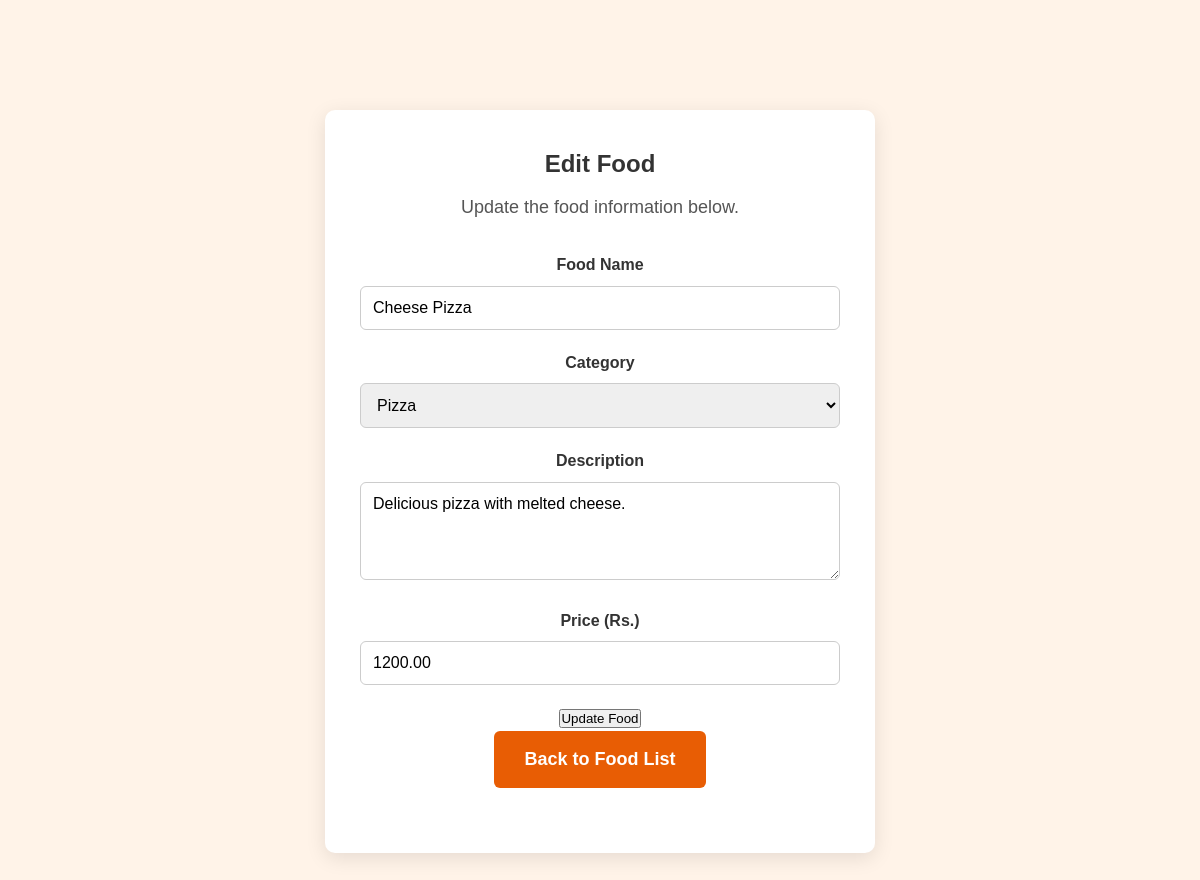
The page /admin/foods/edit-food.php?id=2 on the database its author committed.
### tables this page shows
CREATE TABLE IF NOT EXISTS foods (
    id INT AUTO_INCREMENT PRIMARY KEY,
    category_id INT NOT NULL,
    name VARCHAR(100) NOT NULL,
    description TEXT,
    price DECIMAL(10,2) NOT NULL,
    image VARCHAR(255),

    CONSTRAINT fk_food_category
        FOREIGN KEY (category_id)
        REFERENCES categories(id)
        ON UPDATE CASCADE
        ON DELETE RESTRICT
);

CREATE TABLE IF NOT EXISTS categories (
    id INT AUTO_INCREMENT PRIMARY KEY,
    name VARCHAR(100) NOT NULL UNIQUE,
    description TEXT
);

### admin/foods/edit-food.php (the view, shortened to what this page needs)
<?php
require_once "../../config/db.php";
$foodId = filter_input(INPUT_GET, "id", FILTER_VALIDATE_INT);
$stmt = mysqli_prepare(
    $conn,
    "SELECT id, category_id, name, description, price
     FROM foods
     WHERE id = ?"
);
mysqli_stmt_bind_param($stmt, "i", $foodId);
mysqli_stmt_execute($stmt);
$result = mysqli_stmt_get_result($stmt);
$food = mysqli_fetch_assoc($result);
$categoryResult = mysqli_query(
    $conn,
    "SELECT id, name FROM categories ORDER BY name ASC"
);
?>
<!DOCTYPE html>
<html lang="en">
<head>
    <link rel="stylesheet" href="../assets/css/style.css">
</head>
<body>
<section class="add-food-section">
    <div class="add-food-container">
        <h1>Edit Food</h1>
        <p>Update the food information below.</p>
        <form method="POST">
            <div class="form-group">
                <label for="name">Food Name</label>
                <input
                    type="text"
                    id="name"
                    name="name"
                    value="<?= htmlspecialchars((string)$food["name"]) ?>"
                    required
                >
            </div>
            <div class="form-group">
                <label for="category_id">Category</label>
                <select id="category_id" name="category_id" required>
                    <?php while ($category = mysqli_fetch_assoc($categoryResult)): ?>
                        <option
                            value="<?= (int)$category["id"] ?>"
                            <?= (string)$food["category_id"] === (string)$category["id"] ? "selected" : "" ?>
                        >
                            <?= htmlspecialchars($category["name"]) ?>
                        </option>
                    <?php endwhile; ?>
                </select>
            </div>
            <div class="form-group">
                <label for="description">Description</label>
                <textarea
                    id="description"
                    name="description"
                    rows="4"
                ><?= htmlspecialchars((string)$food["description"]) ?></textarea>
            </div>
            <div class="form-group">
                <label for="price">Price (Rs.)</label>
                <input
                    type="number"
                    id="price"
                    name="price"
                    min="0.01"
                    step="0.01"
                    value="<?= htmlspecialchars((string)$food["price"]) ?>"
                    required
                >
            </div>
            <button type="submit" class="btn">
                Update Food
            </button>
        </form>
        <p class="back-link">
            <a href="foods.php">Back to Food List</a>
        </p>
    </div>
</section>
</body>
</html>

### assets/css/style.css (style rules this page uses)
* { margin: 0; padding: 0; box-sizing: border-box; }
html { scroll-behavior: smooth; }
body { font-family: Arial, sans-serif; line-height: 1.6; background-color: #ffffff; color: #333333; }
a { text-decoration: none; color: inherit; }
body > section:first-of-type { text-align: center; padding: 110px 20px; background-color: #fff3e8; }
body > section:first-of-type p { font-size: 18px; max-width: 650px; margin: 0 auto 30px; color: #555555; }
body > section:first-of-type a { display: inline-block; padding: 14px 30px; background-color: #e85d04; color: #ffffff; border-radius: 6px; font-weight: bold; transition: background-color 0.3s ease, transform 0.3s ease; }
section { padding: 70px 60px; }
.form-group { margin-bottom: 20px; }
.form-group label { display: block; margin-bottom: 8px; font-weight: bold; }
.form-group input { width: 100%; padding: 12px; border: 1px solid #ccc; border-radius: 6px; font-size: 16px; box-sizing: border-box; }
.add-food-section { min-height: 70vh; display: flex; justify-content: center; align-items: center; padding: 50px 20px; }
.add-food-container { width: 100%; max-width: 550px; padding: 35px; background-color: white; border-radius: 10px; box-shadow: 0 5px 20px rgba(0, 0, 0, 0.1); box-sizing: border-box; }
.add-food-container h1, .add-food-container > p { text-align: center; }
.add-food-container h1 { margin-bottom: 10px; }
.add-food-container > p { margin-bottom: 25px; }
.add-food-container select, .add-food-container textarea { width: 100%; padding: 12px; border: 1px solid #ccc; border-radius: 6px; font-size: 16px; box-sizing: border-box; font-family: inherit; }
.add-food-container textarea { resize: vertical; }
.back-link { margin-top: 20px; text-align: center; }
.back-link a { color: #ff6b35; text-decoration: none; }

### rows shown on the page
foods: name "Cheese Pizza", category_id "Pizza", description "Delicious pizza with melted cheese.", price "1200.00"
